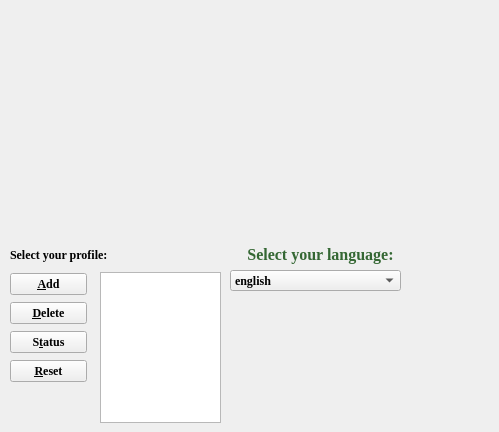
   <widget class="QWidget" name="profilePage">
    <widget class="QLabel" name="profileLabel">
     <property name="geometry">
      <rect>
       <x>10</x>
       <y>240</y>
       <width>171</width>
       <height>29</height>
      </rect>
     </property>
     <property name="sizePolicy">
      <sizepolicy hsizetype="Fixed" vsizetype="Fixed">
       <horstretch>0</horstretch>
       <verstretch>0</verstretch>
      </sizepolicy>
     </property>
     <property name="font">
      <font>
       <family>Georgia</family>
       <weight>75</weight>
       <bold>true</bold>
      </font>
     </property>
     <property name="text">
      <string>&lt;html&gt;&lt;head/&gt;&lt;body&gt;&lt;p align=&quot;center&quot;&gt;&lt;span style=&quot; font-size:12pt; color:#346733;&quot;&gt;Select your profile:&lt;/span&gt;&lt;/p&gt;&lt;/body&gt;&lt;/html&gt;</string>
     </property>
    </widget>
    <widget class="QWidget" name="layoutWidget">
     <property name="geometry">
      <rect>
       <x>10</x>
       <y>272</y>
       <width>77</width>
       <height>112</height>
      </rect>
     </property>
     <layout class="QVBoxLayout" name="verticalLayout_3">
      <item>
       <widget class="QPushButton" name="profileAddBut">
        <property name="font">
         <font>
          <family>Georgia</family>
          <weight>75</weight>
          <bold>true</bold>
         </font>
        </property>
        <property name="text">
         <string>&amp;Add</string>
        </property>
       </widget>
      </item>
      <item>
       <widget class="QPushButton" name="profileDeleteBut">
        <property name="font">
         <font>
          <family>Georgia</family>
          <weight>75</weight>
          <bold>true</bold>
         </font>
        </property>
        <property name="text">
         <string>&amp;Delete</string>
        </property>
       </widget>
      </item>
      <item>
       <widget class="QPushButton" name="profileStatusBut">
        <property name="font">
         <font>
          <family>Georgia</family>
          <weight>75</weight>
          <bold>true</bold>
         </font>
        </property>
        <property name="text">
         <string>S&amp;tatus</string>
        </property>
       </widget>
      </item>
      <item>
       <widget class="QPushButton" name="profileResetBut">
        <property name="font">
         <font>
          <family>Georgia</family>
          <weight>75</weight>
          <bold>true</bold>
         </font>
        </property>
        <property name="text">
         <string>&amp;Reset</string>
        </property>
       </widget>
      </item>
     </layout>
    </widget>
    <widget class="bandaProfileView" name="profileView">
     <property name="geometry">
      <rect>
       <x>100</x>
       <y>272</y>
       <width>121</width>
       <height>151</height>
      </rect>
     </property>
     <property name="font">
      <font>
       <family>Georgia</family>
       <pointsize>8</pointsize>
       <weight>75</weight>
       <bold>true</bold>
      </font>
     </property>
     <property name="lineWidth">
      <number>2</number>
     </property>
     <property name="isWrapping" stdset="0">
      <bool>false</bool>
     </property>
    </widget>
    <widget class="QLabel" name="backgroundLabel">
     <property name="geometry">
      <rect>
       <x>40</x>
       <y>0</y>
       <width>450</width>
       <height>225</height>
      </rect>
     </property>
     <property name="text">
      <string/>
     </property>
    </widget>
    <widget class="QLabel" name="profileLabel_2">
     <property name="geometry">
      <rect>
       <x>230</x>
       <y>240</y>
       <width>181</width>
       <height>29</height>
      </rect>
     </property>
     <property name="sizePolicy">
      <sizepolicy hsizetype="Fixed" vsizetype="Fixed">
       <horstretch>0</horstretch>
       <verstretch>0</verstretch>
      </sizepolicy>
     </property>
     <property name="font">
      <font>
       <family>Georgia</family>
       <weight>75</weight>
       <bold>true</bold>
      </font>
     </property>
     <property name="text">
      <string>&lt;html&gt;&lt;head/&gt;&lt;body&gt;&lt;p align=&quot;center&quot;&gt;&lt;span style=&quot; font-size:12pt; color:#346733;&quot;&gt;Select your language:&lt;/span&gt;&lt;/p&gt;&lt;/body&gt;&lt;/html&gt;</string>
     </property>
    </widget>
    <widget class="QComboBox" name="languageCombo">
     <property name="geometry">
      <rect>
       <x>230</x>
       <y>270</y>
       <width>171</width>
       <height>21</height>
      </rect>
     </property>
     <property name="font">
      <font>
       <family>Georgia</family>
       <weight>75</weight>
       <bold>true</bold>
      </font>
     </property>
     <item>
      <property name="text">
       <string>english</string>
      </property>
     </item>
     <item>
      <property name="text">
       <string>german</string>
      </property>
     </item>
    </widget>
   </widget>
